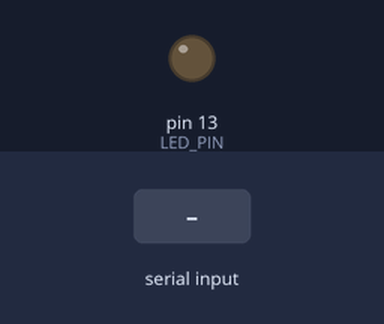
A sketch run on a simulated Arduino Uno, built with avr-gcc and run on an emulated ATmega328P. Shown: output pins drawn as LEDs (lit = HIGH). The inputs (shaded band) are chosen by the test bench.

Above: at 1.2 s.
1.3 s: byte 30 received over Serial
Timing chart, 0 to 4.3 s (numbered marks = the images above; inputs shaded):
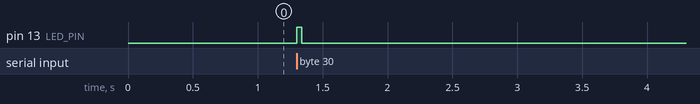

Measured:
- after the input at 1.3 s, pin 13 (LED_PIN): LOW → HIGH at once, → LOW 0.04 s later

The sketch:

NanoMidiRxTest.ino
```cpp
#include <Arduino.h>

/*
  NanoMidiRxTest
  ---------------
  Test minimal pour valider le MIDI DIN sur RX/D0.

  Cablage attendu :
  - sortie opto MIDI -> RX/D0
  - GND commun

  Comportement :
  - clignotement court : octet brut recu
  - clignotement plus long : vrai message MIDI canal reconnu
  - aucun Serial Monitor utile ici, RX est utilise par le MIDI DIN
*/

static const unsigned long MIDI_BAUD = 31250;
static const uint8_t MIDI_RX_PIN = 0;
static const uint8_t LED_PIN = LED_BUILTIN;
static const unsigned long LED_HOLD_MS = 40;
static const unsigned long LED_VALID_HOLD_MS = 140;

unsigned long ledOffAt = 0;
uint32_t byteCount = 0;
uint8_t runningStatus = 0;
uint8_t dataIndex = 0;
uint8_t neededData = 0;

uint8_t expectedDataBytes(uint8_t status) {
  switch (status & 0xF0) {
    case 0x80:
    case 0x90:
    case 0xA0:
    case 0xB0:
    case 0xE0:
      return 2;
    case 0xC0:
    case 0xD0:
      return 1;
  }
  return 0;
}

void pulseLed(unsigned long holdMs) {
  digitalWrite(LED_PIN, HIGH);
  ledOffAt = millis() + holdMs;
}

void processMidiByte(uint8_t b) {
  if (b >= 0xF8) {
    return;
  }

  if (b & 0x80) {
    if (b >= 0x80 && b <= 0xEF) {
      runningStatus = b;
      neededData = expectedDataBytes(runningStatus);
      dataIndex = 0;
    } else {
      runningStatus = 0;
      neededData = 0;
      dataIndex = 0;
    }
    return;
  }

  if (!runningStatus || neededData == 0) {
    return;
  }

  ++dataIndex;
  if (dataIndex >= neededData) {
    dataIndex = 0;
    pulseLed(LED_VALID_HOLD_MS);
  }
}

void setup() {
  pinMode(MIDI_RX_PIN, INPUT_PULLUP);
  pinMode(LED_PIN, OUTPUT);
  digitalWrite(LED_PIN, LOW);
  Serial.begin(MIDI_BAUD);
}

void loop() {
  while (Serial.available() > 0) {
    uint8_t b = (uint8_t)Serial.read();
    ++byteCount;
    pulseLed(LED_HOLD_MS);
    processMidiByte(b);
  }

  if (ledOffAt != 0 && (long)(millis() - ledOffAt) >= 0) {
    digitalWrite(LED_PIN, LOW);
    ledOffAt = 0;
  }
}
```
